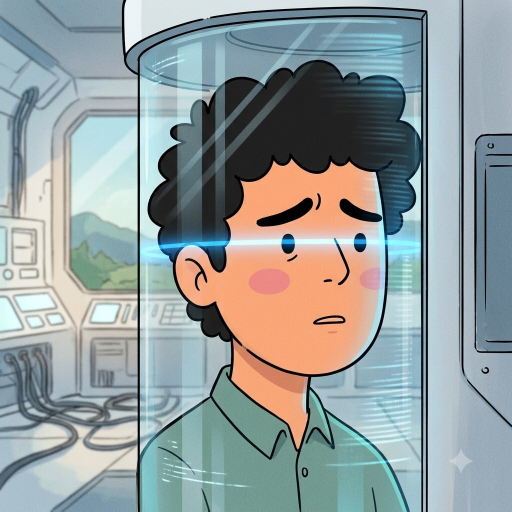
#> input picture 143209959_1794363459805444.jpg, 1024 x 1024 px (shown at 1/2 size); its folder holds 2 pictures in this run
$ python crop_borders.py ..
#> lines starting #> are read from the running program, lines starting #| are printed output that depends on the picture
"""Remove plain light borders/frames that image generators sometimes draw.

    python pipeline/crop_borders.py projects/<name>/images

Finds the bright, uniform margin on all four sides, crops just inside the
drawn frame line and resizes back to the original size. Images without a
border are left untouched.
"""
import sys
from pathlib import Path
import numpy as np
from PIL import Image


def inner_box(a):
    h, w = a.shape
    def edge(lines):
        for i, line in enumerate(lines):
            if line.mean() < 200 or line.std() > 25:
                return i
        return 0
    t = edge(a); b = edge(a[::-1]); l = edge(a.T); r = edge(a.T[::-1])
    pad = 14                                  # skip the dark frame line itself
    return l + pad, t + pad, w - r - pad, h - b - pad


def main(d):
#> called with d = '..'
    for p in sorted(Path(d).iterdir()):
        if p.suffix.lower() not in (".jpg", ".jpeg", ".png"):
            continue
        im = Image.open(p).convert("RGB")
#> im is the input picture: PIL image 1024x1024 RGB; mean R, G, B 147.1, 157.2, 157.2
        a = np.asarray(im.convert("L"), float)
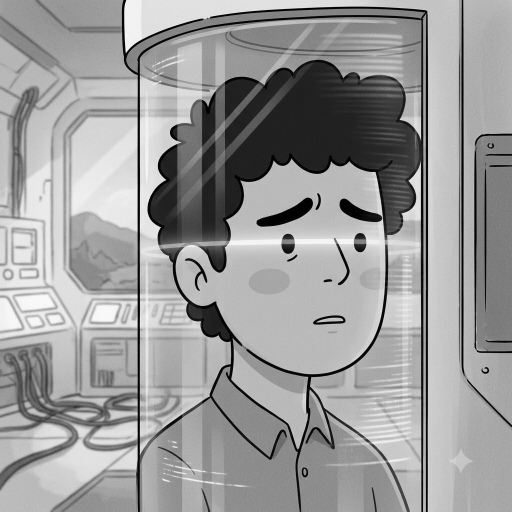
#> a: shape (1024, 1024) float64 (shown at 1/2 size); min 0, max 255, mean 154.1
        strips = [a[:20], a[-20:], a[:, :20], a[:, -20:]]
        if not all(s.mean() > 200 and s.std() < 18 for s in strips):
            continue
        box = inner_box(a)
        if box[2] - box[0] < im.width * 0.6 or box[3] - box[1] < im.height * 0.6:
            continue
        im.crop(box).resize(im.size, Image.LANCZOS).save(p, quality=95)
        print("cropped", p.name, box)
#> pass 2 of the loop in main, `for p in sorted(Path(d).iterdir()):`:
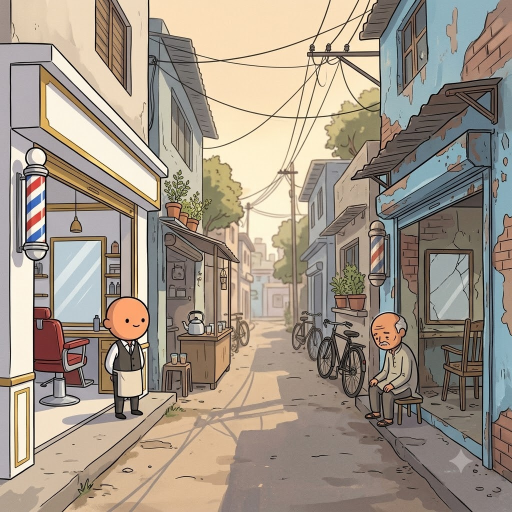
#> input picture 163985121_1794345470350100.jpg, 1024 x 1024 px (shown at 1/2 size)
#> in main, im is the input picture: PIL image 1024x1024 RGB; mean R, G, B 161.4, 149.3, 135
#> in main, `a = np.asarray(im.convert("L"), float)`:
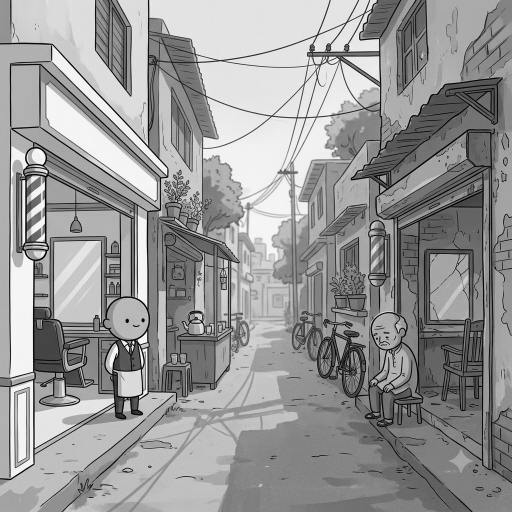
#> a: shape (1024, 1024) float64 (shown at 1/2 size); min 0, max 255, mean 151.3


if __name__ == "__main__":
    main(sys.argv[1])
